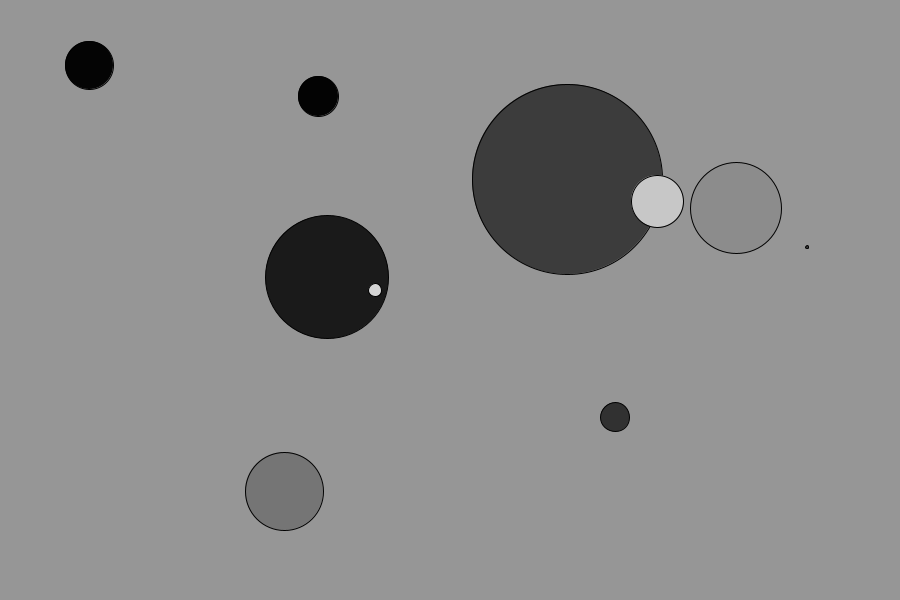
Frame 1 (no input)
Frame 60 (the mouse pressed at the canvas centre just before this capture): identical to frame 1, image omitted
Frame 120 (the mouse held since frame 60 and released just before this capture): identical to frame 1, image omitted

The Processing sketch that drew this single still picture (run headless with seeded random() and noise(); from frame 60 on, the mouse is pressed at the canvas centre):

// Processing sketch: Task_4
// ── Task_4.pde
/*

  Author: CPHJL325 // Jonas Meinert Larsen
  Task 4
  
  Comments:
  You wrote "square" in the task. Assuming you mean an ellipse instead of rect since the Class is called Circle.

*/

Circle[] cl = new Circle[10];

// ______________________________________________________________

public void setup(){

  // Display
  size(900, 600);
  background(150);
  
  for(int i = 0; i < cl.length; i++){
    
    cl[i] = new Circle(); // Without this line we're getting nullPointerException
    
    cl[i].drawCircle((int)random(50, width-50), (int)random(50, height-50), (int)random(0, 200));
  
  }
  
}

// ______________________________________________________________

public void draw(){

  // Text

}

// ── Circle.pde
public class Circle{

  int xPos, yPos;
  
  public void drawCircle(int xPos, int yPos, int size){
  
    fill((int)random(255));
    ellipse(xPos, yPos, size, size);
  
  }

} // Class end
